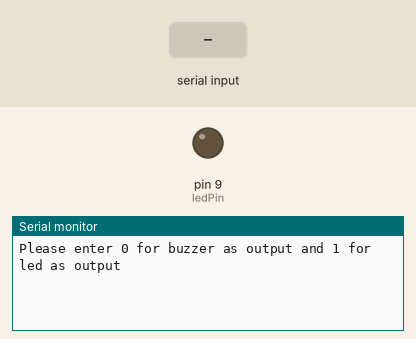
Bench run of a sketch on a simulated Arduino Uno, built with avr-gcc and run on an emulated ATmega328P. On the bench: output pins drawn as LEDs (lit = HIGH), the last lines printed to the serial monitor. The inputs (shaded band) are chosen by the test bench.

Above: at 1.2 s.
1.3 s: "C\n" received over Serial
At 2.1 s:
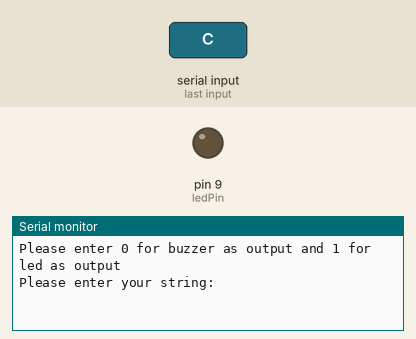
2.8 s: "90 45\n" received over Serial
At 5.8 s:
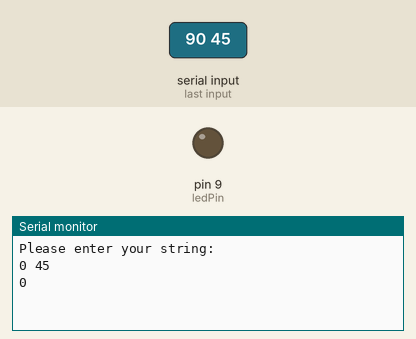

The sketch:

new_and_modified_hacknite_model_with_buzzer1.ino
```cpp
int ledPin = 9;
int led = ledPin;

// Start the Serial Monitor
void setup() {
  Serial.begin(9600);
  pinMode(ledPin, OUTPUT);
}

void space() {
  delay(1200);
}

void dot() {
  digitalWrite(led, HIGH);
  delay(300);
  digitalWrite(led, LOW);
  delay(300);
}

void dash() {
  digitalWrite(led, HIGH);
  delay(900);
  digitalWrite(led, LOW);
  delay(300);
}

void gap() {
  delay(600);
}

// It takes each character and map it to the morse code output

void morse(char input) {
  Serial.println(input);
  if (input == 'a' || input == 'A') {
    dot();
    dash();
  } else if (input == 'b' || input == 'B') {
    dash();
    dot();
    dot();
    dot();

  } else if (input == 'c' || input == 'C') {
    dash();
    dot();
    dash();
    dot();


  } else if (input == 'd' || input == 'D') {
    dash();
    dot();
    dot();
  } else if (input == 'e' || input == 'E') {
    dot();

  } else if (input == 'f' || input == 'F') {
    dot();
    dot();
    dash();
    dot();
  } else if (input == 'g' || input == 'G') {
    dash();
    dash();
    dot();
  } else if (input == 'h' || input == 'H') {
    dot();
    dot();
    dot();
    dot();
  } else if (input == 'i' || input == 'I') {
    dot();
    dot();
  } else if (input == 'j' || input == 'J') {
    dot();
    dash();
    dash();
    dash();
  } else if (input == 'k' || input == 'K') {
    dash();
    dot();
    dash();
  } else if (input == 'l' || input == 'L') {
    dot();
    dash();
    dot();
    dot();
  } else if (input == 'm' || input == 'M') {
    dash();
    dash();
  } else if (input == 'n' || input == 'N') {
    dash();
    dot();
  } else if (input == 'o' || input == 'O') {
    dash();
    dash();
    dash();
  } else if (input == 'p' || input == 'P') {
    dot();
    dash();
    dash();
    dot();
  } else if (input == 'q' || input == 'Q') {
    dash();
    dash();
    dot();
    dash();
  } else if (input == 'r' || input == 'R') {
    dot();
    dash();
    dot();
  } else if (input == 's' || input == 'S') {
    dot();
    dot();
    dot();
  } else if (input == 't' || input == 'T') {
    dash();
  } else if (input == 'u' || input == 'U') {
    dot();
    dot();
    dash();
  } else if (input == 'v' || input == 'V') {
    dot();
    dot();
    dot();
    dash();
  } else if (input == 'w' || input == 'W') {
    dot();
    dash();
    dash();
  } else if (input == 'x' || input == 'X') {
    dash();
    dot();
    dot();
    dash();
  } else if (input == 'y' || input == 'Y') {
    dash();
    dot();
    dash();
    dash();
  } else if (input == 'z' || input == 'Z') {
    dash();
    dash();
    dot();
    dot();
  } else if (input == ' ') {
    space();
  }
  gap();
}


void loop() {
  char n;
  int len = 0;
  int len1 = 0;
  char c;
  int choice = 0;
  String binval;

  Serial.println("Please enter 0 for buzzer as output and 1 for led as output");
  while (Serial.available() == 0) {
  }
  c=Serial.read();
  Serial.println("Please enter your string: ");
  // Loop which waits for user to enter string in Serial Monitor
  while (Serial.available() == 0) {
  }
  String input = Serial.readString();
  input.trim();
  Serial.read();
  choice=c-'0';
  ledPin=ledPin+choice;
  led=led+choice;
  len = input.length();
    Serial.println(input);
    for (int i = 0; i < len; i++) {
      n = input.charAt(i);
      morse(n);
    }
  }
```

ard.c
```cpp
#include<stdio.h>
#include<stdlib.h>
#include<string.h>

typedef struct Node{
    char data;
    struct Node* right;
    struct Node* left;
}NODE;

NODE * createNode(){

    //allocating memory for the new node
    NODE * new = (NODE *)malloc(sizeof(NODE));

    //links to NULL since this node is independent of other nodes during creation.
    new -> right = NULL;
    new -> left = NULL;

    //return the address to the newly created link.
    return new;
}

NODE* root;

void insertNode(char s[]){
    NODE * temp = root;
    for(int j=0; j<strlen(s); j++){
        if(s[j] == '.'){
            if(temp->left == NULL){
                temp->left = createNode();
                temp = temp->left;
            }
            else{
                temp = temp->left;
            }
        }
        else if(s[j] == '-'){
            if(temp->right == NULL){
                temp->right = createNode();
                temp = temp->right;
            }
            else{
                temp = temp->right;
            }
        }
        else{
            temp->data = s[j];
        }
    }
}

void readTree(char s[]){

    NODE * temp =root;
    for(int j=0; j<strlen(s); j++){
        if(s[j] == '.'){
            temp = temp->left;
        }
        else if(s[j] == '-'){
            temp = temp->right;
        }
        else{
            printf("%c", temp->data);
            temp = root;
        }
    }
    printf("\n");
}

int main(){
    root =  createNode();

    char s[][5] = {
        {'.', '-', 'A'}, // A
        {'-', '.', '.', '.', 'B'}, // B
        {'-', '.', '-', '.', 'C'}, // C
        {'-', '.', '.', 'D'}, // D
        {'.', 'E'}, // E
        {'.', '.', '-', '.', 'F'}, // F
        {'-', '-', '.', 'G'}, // G
        {'.', '.', '.', '.', 'H'}, // H
        {'.', '.', 'I'}, // I
        {'.', '-', '-', '-', 'J'}, // J
        {'-', '.', '-', 'K'}, // K
        {'.', '-', '.', '.', 'L'}, // L
        {'-', '-', 'M'}, // M
        {'-', '.', 'N'}, // N
        {'-', '-', '-', 'O'}, // O
        {'.', '-', '-', '.', 'P'}, // P
        {'-', '-', '.', '-', 'Q'}, // Q
        {'.', '-', '.', 'R'}, // R
        {'.', '.', '.', 'S'}, // S
        {'-', 'T'}, // T
        {'.', '.', '-', 'U'}, // U
        {'.', '.', '.', '-', 'V'}, // V
        {'.', '-', '-', 'W'}, // W
        {'-', '.', '.', '-', 'X'}, // X
        {'-', '.', '-', '-', 'Y'}, // Y
        {'-', '-', '.', '.', 'Z'}, // Z
    };


    for(int i=0; i<26; i++){
        insertNode(s[i]);
    }

    char input[100];
    fgets(input, sizeof(input), stdin);

    readTree(input);

}
```

morse-bin-array.c
```cpp
#include<stdio.h>
#include<string.h>

int main(){
    char s[27] = "ETIANMSURWDKGOHVFLPJBXCYZQ";

    char input[100];
    fgets(input, sizeof(input), stdin);
    int parent=0;

    for(int i=0; i<= strlen(input); i++){
        if(input[i] == '.'){
            parent = (2*parent) + 1;
        }
        else if(input[i] == '-'){
            parent = (2*parent) + 2;

        }
        else{
            printf("%c", s[parent-1]);
            parent =0;
        }
    }
}
```

Measured:
- after the input at 1.3 s, the serial monitor: prints a new line at once (image 1)
- after the input at 2.8 s, the serial monitor: prints a new line after 1.0 s (image 2)
